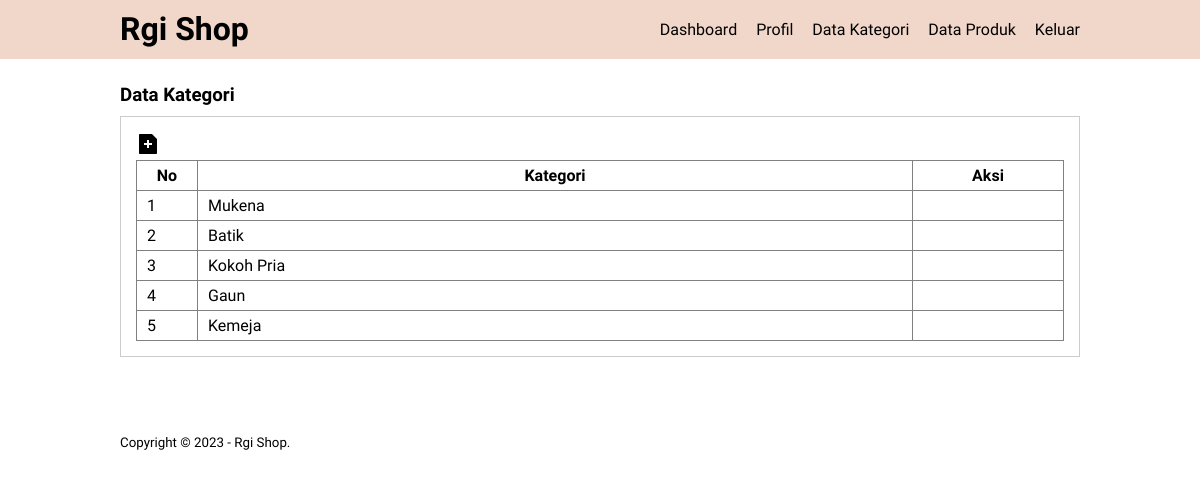
/data-kategori.php (signed in), run on the app's committed database.
### tables this page shows
CREATE TABLE `tb_category` (
  `category_id` int(11) NOT NULL,
  `category_name` varchar(25) NOT NULL
);

### data-kategori.php (the view, shortened to what this page needs)
<?php
    include 'db.php';
?>
<!DOCTYPE html>
<html lang="en">
<head>
    <link rel="stylesheet" type="text/css" href="css/style.css">
    <link href="https://cdn.jsdelivr.net/npm/remixicon@3.5.0/fonts/remixicon.css" rel="stylesheet">
</head>
<body>
    <header>
        <div class="container">
            <h1><a href="dashboard.php">Rgi Shop</a></h1>
            <ul>
                <li><a href="dashboard.php">Dashboard</a></li>
            <li><a href="profil.php">Profil</a></li>
            <li><a href="data-kategori.php">Data Kategori</a></li>
            <li><a href="data-produk.php">Data Produk</a></li>
            <li><a href="keluar.php">Keluar</a></li>
        </ul>
        </div>
    </header>
<div class="section">
    <div class="container">
        <h3>Data Kategori</h3>
        <div class="box">
            <p><a href="tambah-kategori.php"><svg xmlns="http://www.w3.org/2000/svg" viewBox="0 0 24 24" width="24" height="24"><path d="M16 2L21 7V21.0082C21 21.556 20.5551 22 20.0066 22H3.9934C3.44476 22 3 21.5447 3 21.0082V2.9918C3 2.44405 3.44495 2 3.9934 2H16ZM11 11H8V13H11V16H13V13H16V11H13V8H11V11Z"></path></svg></a></p>
            <table border="1" cellspacing="0" class="table">
                <thead>
                    <tr>
                        <th width="60px">No</th>
                        <th>Kategori</th>
                        <th width="150px">Aksi</th>
                    </tr>
                </thead>
                <tbody>
                    <?php
                    $no = 1;
                    $kategori = mysqli_query($conn, "SELECT * FROM tb_category ORDER BY category_id DESC");
                    if(mysqli_num_rows($kategori) > 0){
                    while($row = mysqli_fetch_array($kategori)){
                    ?>
                    <tr>
                        <td><?php echo $no++ ?></td>
                        <td><?php echo $row['category_name']?></td>
                        <td>
                        </td>
                    </tr>
                    <?php }}else{ ?>
                            <tr>
                                <td colspan="3">Tidak ada data</td>
                            </tr>
                        <?php } ?>
                </tbody>
            </table>
        </div>
    </div>
</div>
<footer>
    <div class="container">
        <small>Copyright &copy; 2023 - Rgi Shop.</small>
    </div>
</footer>
</body>
</html>

### css/style.css (style rules this page uses)
* { padding: 0; margin: 0; font-family:'Agbalumo' ; }
body { background-size: cover; background-repeat: no-repeat; background-position: center; background-attachment: fixed; height: 100%; }
a { color: inherit; text-decoration:none ; }
header { background-color: #f1d7ca; color: #000000; }
header h1 { float: left; padding: 10px 0; }
header ul { float: right; }
header ul li { display: inline-block; }
header ul li a { padding: 20px 0 20px 15px; display: inline-block; }
footer { padding: 25px 0; }
.container { width: 80%; margin: 0 auto; }
.container:after { content: ''; display: block; clear: both; }
.section { padding: 25px 0; }
.box { background-color: #ffffff; border: 1px solid #ccc; padding: 15px; box-sizing: border-box; margin: 10px 0 25px 0; }
.box:after { content: ''; display: block; clear: both; }
table { width: 100%; border-collapse: collapse; }
.table tr { height: 30px; }
.table tr td { padding: 5px 10px; }

### data on the page
tb_category: category_name "Mukena"
tb_category: category_name "Batik"
tb_category: category_name "Kokoh Pria"
tb_category: category_name "Gaun"
tb_category: category_name "Kemeja"
